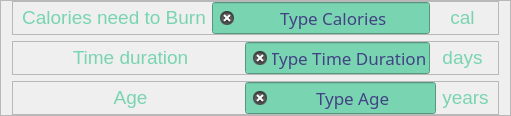
                  <widget class="QFrame" name="frame_43">
                   <property name="minimumSize">
                    <size>
                     <width>0</width>
                     <height>100</height>
                    </size>
                   </property>
                   <property name="maximumSize">
                    <size>
                     <width>16777215</width>
                     <height>200</height>
                    </size>
                   </property>
                   <property name="frameShape">
                    <enum>QFrame::StyledPanel</enum>
                   </property>
                   <property name="frameShadow">
                    <enum>QFrame::Raised</enum>
                   </property>
                   <layout class="QVBoxLayout" name="verticalLayout_27">
                    <property name="topMargin">
                     <number>0</number>
                    </property>
                    <property name="bottomMargin">
                     <number>0</number>
                    </property>
                    <item>
                     <widget class="QFrame" name="frame_44">
                      <property name="frameShape">
                       <enum>QFrame::StyledPanel</enum>
                      </property>
                      <property name="frameShadow">
                       <enum>QFrame::Raised</enum>
                      </property>
                      <layout class="QHBoxLayout" name="horizontalLayout_29">
                       <property name="topMargin">
                        <number>0</number>
                       </property>
                       <property name="bottomMargin">
                        <number>0</number>
                       </property>
                       <item>
                        <widget class="QLabel" name="label_26">
                         <property name="maximumSize">
                          <size>
                           <width>16777215</width>
                           <height>16777215</height>
                          </size>
                         </property>
                         <property name="font">
                          <font>
                           <pointsize>14</pointsize>
                          </font>
                         </property>
                         <property name="styleSheet">
                          <string notr="true">color: rgb(120, 212, 177);</string>
                         </property>
                         <property name="text">
                          <string>&lt;html&gt;&lt;head/&gt;&lt;body&gt;&lt;p&gt;Calories need to Burn&lt;/p&gt;&lt;/body&gt;&lt;/html&gt;</string>
                         </property>
                         <property name="alignment">
                          <set>Qt::AlignCenter</set>
                         </property>
                        </widget>
                       </item>
                       <item>
                        <widget class="QLineEdit" name="lineEdit_calories_plan2">
                         <property name="font">
                          <font>
                           <family>Segoe UI Light</family>
                           <pointsize>13</pointsize>
                          </font>
                         </property>
                         <property name="layoutDirection">
                          <enum>Qt::RightToLeft</enum>
                         </property>
                         <property name="styleSheet">
                          <string notr="true">color: rgb(67, 66, 132);
background-color: rgb(120, 212, 177);</string>
                         </property>
                         <property name="text">
                          <string>Type Calories</string>
                         </property>
                         <property name="alignment">
                          <set>Qt::AlignCenter</set>
                         </property>
                         <property name="clearButtonEnabled">
                          <bool>true</bool>
                         </property>
                        </widget>
                       </item>
                       <item>
                        <widget class="QLabel" name="label_28">
                         <property name="minimumSize">
                          <size>
                           <width>53</width>
                           <height>0</height>
                          </size>
                         </property>
                         <property name="maximumSize">
                          <size>
                           <width>16777215</width>
                           <height>16777215</height>
                          </size>
                         </property>
                         <property name="font">
                          <font>
                           <pointsize>14</pointsize>
                          </font>
                         </property>
                         <property name="styleSheet">
                          <string notr="true">color: rgb(120, 212, 177);</string>
                         </property>
                         <property name="text">
                          <string>&lt;html&gt;&lt;head/&gt;&lt;body&gt;&lt;p&gt;cal&lt;/p&gt;&lt;/body&gt;&lt;/html&gt;</string>
                         </property>
                         <property name="alignment">
                          <set>Qt::AlignCenter</set>
                         </property>
                        </widget>
                       </item>
                      </layout>
                     </widget>
                    </item>
                    <item>
                     <widget class="QFrame" name="frame_53">
                      <property name="frameShape">
                       <enum>QFrame::StyledPanel</enum>
                      </property>
                      <property name="frameShadow">
                       <enum>QFrame::Raised</enum>
                      </property>
                      <layout class="QHBoxLayout" name="horizontalLayout_33">
                       <property name="topMargin">
                        <number>0</number>
                       </property>
                       <property name="bottomMargin">
                        <number>0</number>
                       </property>
                       <item>
                        <widget class="QLabel" name="label_30">
                         <property name="minimumSize">
                          <size>
                           <width>217</width>
                           <height>0</height>
                          </size>
                         </property>
                         <property name="maximumSize">
                          <size>
                           <width>16777215</width>
                           <height>16777215</height>
                          </size>
                         </property>
                         <property name="font">
                          <font>
                           <pointsize>14</pointsize>
                          </font>
                         </property>
                         <property name="styleSheet">
                          <string notr="true">color: rgb(120, 212, 177);</string>
                         </property>
                         <property name="text">
                          <string>&lt;html&gt;&lt;head/&gt;&lt;body&gt;&lt;p&gt;Time duration&lt;/p&gt;&lt;/body&gt;&lt;/html&gt;</string>
                         </property>
                         <property name="alignment">
                          <set>Qt::AlignCenter</set>
                         </property>
                        </widget>
                       </item>
                       <item>
                        <widget class="QLineEdit" name="lineEdit_time_duration">
                         <property name="font">
                          <font>
                           <family>Segoe UI Light</family>
                           <pointsize>13</pointsize>
                          </font>
                         </property>
                         <property name="layoutDirection">
                          <enum>Qt::RightToLeft</enum>
                         </property>
                         <property name="styleSheet">
                          <string notr="true">color: rgb(67, 66, 132);
background-color: rgb(120, 212, 177);</string>
                         </property>
                         <property name="text">
                          <string>Type Time Duration</string>
                         </property>
                         <property name="alignment">
                          <set>Qt::AlignCenter</set>
                         </property>
                         <property name="clearButtonEnabled">
                          <bool>true</bool>
                         </property>
                        </widget>
                       </item>
                       <item>
                        <widget class="QLabel" name="label_33">
                         <property name="minimumSize">
                          <size>
                           <width>53</width>
                           <height>0</height>
                          </size>
                         </property>
                         <property name="maximumSize">
                          <size>
                           <width>16777215</width>
                           <height>16777215</height>
                          </size>
                         </property>
                         <property name="font">
                          <font>
                           <pointsize>14</pointsize>
                          </font>
                         </property>
                         <property name="styleSheet">
                          <string notr="true">color: rgb(120, 212, 177);</string>
                         </property>
                         <property name="text">
                          <string>&lt;html&gt;&lt;head/&gt;&lt;body&gt;&lt;p&gt;days&lt;/p&gt;&lt;/body&gt;&lt;/html&gt;</string>
                         </property>
                         <property name="alignment">
                          <set>Qt::AlignCenter</set>
                         </property>
                        </widget>
                       </item>
                      </layout>
                     </widget>
                    </item>
                    <item>
                     <widget class="QFrame" name="frame_54">
                      <property name="frameShape">
                       <enum>QFrame::StyledPanel</enum>
                      </property>
                      <property name="frameShadow">
                       <enum>QFrame::Raised</enum>
                      </property>
                      <layout class="QHBoxLayout" name="horizontalLayout_35">
                       <property name="topMargin">
                        <number>0</number>
                       </property>
                       <property name="bottomMargin">
                        <number>0</number>
                       </property>
                       <item>
                        <widget class="QLabel" name="label_32">
                         <property name="minimumSize">
                          <size>
                           <width>217</width>
                           <height>0</height>
                          </size>
                         </property>
                         <property name="maximumSize">
                          <size>
                           <width>16777215</width>
                           <height>16777215</height>
                          </size>
                         </property>
                         <property name="font">
                          <font>
                           <pointsize>14</pointsize>
                          </font>
                         </property>
                         <property name="styleSheet">
                          <string notr="true">color: rgb(120, 212, 177);</string>
                         </property>
                         <property name="text">
                          <string>&lt;html&gt;&lt;head/&gt;&lt;body&gt;&lt;p&gt;Age&lt;/p&gt;&lt;/body&gt;&lt;/html&gt;</string>
                         </property>
                         <property name="alignment">
                          <set>Qt::AlignCenter</set>
                         </property>
                        </widget>
                       </item>
                       <item>
                        <widget class="QLineEdit" name="lineEdit_age">
                         <property name="font">
                          <font>
                           <family>Segoe UI Light</family>
                           <pointsize>13</pointsize>
                          </font>
                         </property>
                         <property name="layoutDirection">
                          <enum>Qt::RightToLeft</enum>
                         </property>
                         <property name="styleSheet">
                          <string notr="true">color: rgb(67, 66, 132);
background-color: rgb(120, 212, 177);</string>
                         </property>
                         <property name="text">
                          <string>Type Age</string>
                         </property>
                         <property name="alignment">
                          <set>Qt::AlignCenter</set>
                         </property>
                         <property name="clearButtonEnabled">
                          <bool>true</bool>
                         </property>
                        </widget>
                       </item>
                       <item>
                        <widget class="QLabel" name="label_27">
                         <property name="maximumSize">
                          <size>
                           <width>16777215</width>
                           <height>16777215</height>
                          </size>
                         </property>
                         <property name="font">
                          <font>
                           <pointsize>14</pointsize>
                          </font>
                         </property>
                         <property name="styleSheet">
                          <string notr="true">color: rgb(120, 212, 177);</string>
                         </property>
                         <property name="text">
                          <string>&lt;html&gt;&lt;head/&gt;&lt;body&gt;&lt;p&gt;years&lt;/p&gt;&lt;/body&gt;&lt;/html&gt;</string>
                         </property>
                         <property name="alignment">
                          <set>Qt::AlignCenter</set>
                         </property>
                        </widget>
                       </item>
                      </layout>
                     </widget>
                    </item>
                   </layout>
                  </widget>
